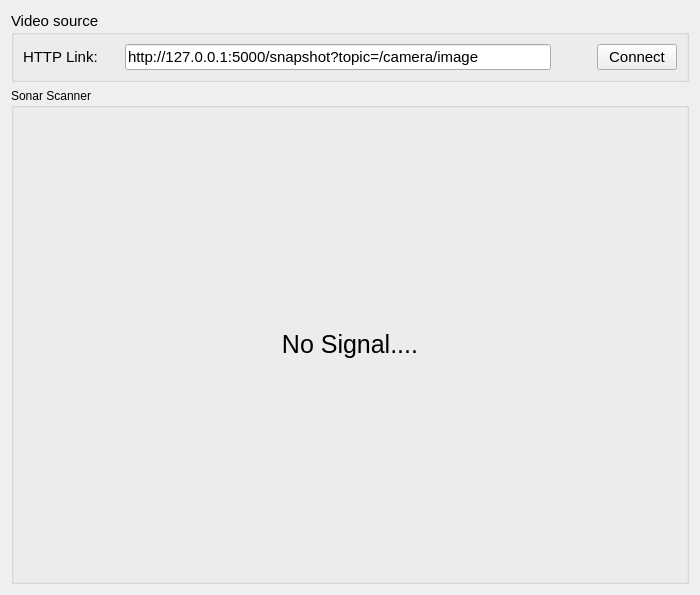
<?xml version="1.0" encoding="UTF-8"?>
<ui version="4.0">
 <class>MicronTritechSonarScanner</class>
 <widget class="QWidget" name="MicronTritechSonarScanner">
  <property name="geometry">
   <rect>
    <x>0</x>
    <y>0</y>
    <width>700</width>
    <height>595</height>
   </rect>
  </property>
  <property name="focusPolicy">
   <enum>Qt::NoFocus</enum>
  </property>
  <property name="windowTitle">
   <string>Micron Tritech Sonar Scanner</string>
  </property>
  <layout class="QVBoxLayout" name="verticalLayout_2">
   <item>
    <widget class="QGroupBox" name="groupBox">
     <property name="sizePolicy">
      <sizepolicy hsizetype="Preferred" vsizetype="Preferred">
       <horstretch>0</horstretch>
       <verstretch>0</verstretch>
      </sizepolicy>
     </property>
     <property name="minimumSize">
      <size>
       <width>0</width>
       <height>0</height>
      </size>
     </property>
     <property name="font">
      <font>
       <family>Ubuntu</family>
       <pointsize>11</pointsize>
      </font>
     </property>
     <property name="focusPolicy">
      <enum>Qt::StrongFocus</enum>
     </property>
     <property name="title">
      <string>Video source</string>
     </property>
     <property name="flat">
      <bool>false</bool>
     </property>
     <property name="checkable">
      <bool>false</bool>
     </property>
     <layout class="QGridLayout" name="gridLayout">
      <item row="0" column="0">
       <layout class="QHBoxLayout" name="horizontalLayout_2">
        <item>
         <layout class="QHBoxLayout" name="horizontalLayout">
          <item>
           <widget class="QLabel" name="lbHTTPLink">
            <property name="text">
             <string>HTTP Link:     </string>
            </property>
           </widget>
          </item>
          <item>
           <widget class="QLineEdit" name="txtHTTPLink">
            <property name="text">
             <string>http://127.0.0.1:5000/snapshot?topic=/camera/image</string>
            </property>
           </widget>
          </item>
          <item>
           <spacer name="horizontalSpacer">
            <property name="orientation">
             <enum>Qt::Horizontal</enum>
            </property>
            <property name="sizeType">
             <enum>QSizePolicy::Minimum</enum>
            </property>
            <property name="sizeHint" stdset="0">
             <size>
              <width>40</width>
              <height>20</height>
             </size>
            </property>
           </spacer>
          </item>
         </layout>
        </item>
        <item>
         <widget class="QPushButton" name="btnConnect">
          <property name="text">
           <string>Connect</string>
          </property>
         </widget>
        </item>
       </layout>
      </item>
     </layout>
    </widget>
   </item>
   <item>
    <widget class="QGroupBox" name="groupBox_2">
     <property name="sizePolicy">
      <sizepolicy hsizetype="Expanding" vsizetype="Expanding">
       <horstretch>0</horstretch>
       <verstretch>0</verstretch>
      </sizepolicy>
     </property>
     <property name="focusPolicy">
      <enum>Qt::StrongFocus</enum>
     </property>
     <property name="title">
      <string>Sonar Scanner</string>
     </property>
     <layout class="QGridLayout" name="gridLayout_2">
      <item row="0" column="0">
       <widget class="QLabel" name="imageSonar">
        <property name="sizePolicy">
         <sizepolicy hsizetype="Preferred" vsizetype="Preferred">
          <horstretch>0</horstretch>
          <verstretch>0</verstretch>
         </sizepolicy>
        </property>
        <property name="minimumSize">
         <size>
          <width>0</width>
          <height>0</height>
         </size>
        </property>
        <property name="font">
         <font>
          <pointsize>19</pointsize>
         </font>
        </property>
        <property name="text">
         <string>No Signal....</string>
        </property>
        <property name="alignment">
         <set>Qt::AlignCenter</set>
        </property>
       </widget>
      </item>
     </layout>
    </widget>
   </item>
  </layout>
 </widget>
 <resources/>
 <connections/>
</ui>
